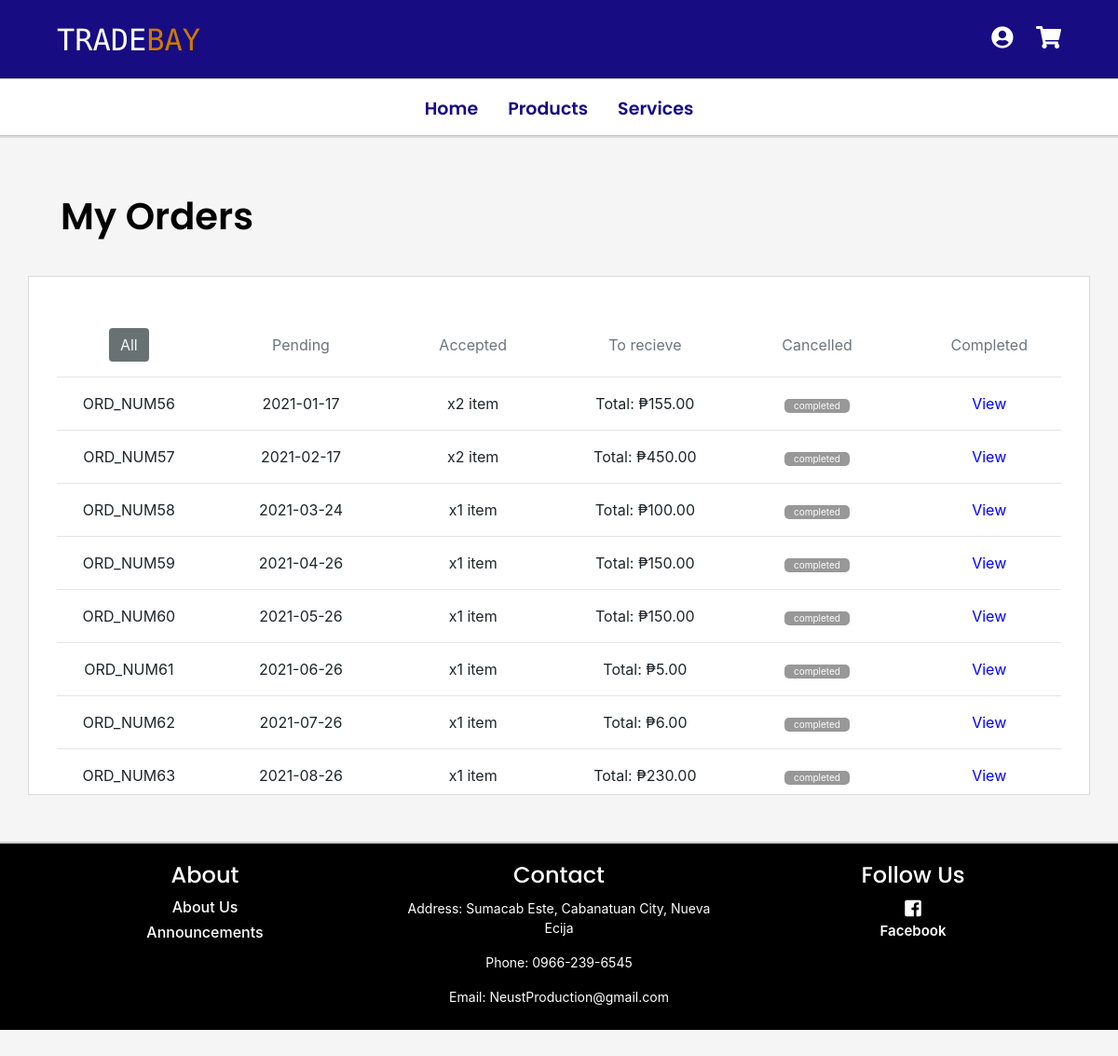
Page /orders.php?all=0 (signed in) on the committed database.
### tables this page shows
CREATE TABLE `order_details_tbl` (
  `order_details_id` int(10) NOT NULL,
  `date_ordered` date NOT NULL DEFAULT current_timestamp(),
  `status_date` timestamp NOT NULL DEFAULT current_timestamp() ON UPDATE current_timestamp(),
  `total` float NOT NULL,
  `status_id` int(10) NOT NULL,
  `customer_id` int(10) NOT NULL,
  `payment_type_id` int(10) NOT NULL,
  `shipping_details_id` int(10) NOT NULL
);

CREATE TABLE `status_tbl` (
  `status_id` int(10) NOT NULL,
  `status_description` varchar(25) NOT NULL
);

### orders.php (the view, shortened to what this page needs)
<?php
	include('include/header_user.php');
	$cus_id = $_SESSION['user_id'];
	if (isset($_GET['all'])){
		$sql_show_order = "SELECT * FROM order_details_tbl WHERE customer_id = '$cus_id'";
		$exe_show_order = mysqli_query($db, $sql_show_order);
		$show_order = mysqli_fetch_assoc($exe_show_order);
		?>
		<?php
	}
?>
<div class="nav-div1">
<ul class="nav justify-content-center">
    <li class="nav-item navli" >
      <a class="nav-link nav2 " href="index.php" >Home</a>
    </li>
    <li class="nav-item navli" >
      <a class="nav-link nav2 " href="products.php">Products</a>
    </li>
    <li class="nav-item navli" >
      <a class="nav-link nav2" href="services.php">Services</a>
    </li>
  </ul>
</div>
<hr class="hr2">
<body class="bcolor">
	<div class="container-md">
	<h3 class="order-title" >My Orders</h3>
	</div>
<div class="container-sm order-div1" >
		<div class="my_content">
			<div class="panel panel-default">
			  	<div class="panel-heading order-panel" >
			  	</div>
			  	<div class="panel-body">
			  		<div class="container order-body" >
			  			<table>
			  				<thead>
			  					<tr>
			  						<form method="GET">
			  							<div class="row order1" >
			  										<div class="col-sm row-order" >
			  										<center>
					  								<button style="outline: none; border: none;" class="but1 btn btn-outline-secondary" type="submit" name="all" value="0">All</button>
							  						</center>
							  						</div>
							  						<div class="col-sm row-order">
							  						<center>
					  									<button style="outline: none; border: none;" class="but2 btn btn-outline-secondary" type="submit" name="pen" value="1">Pending</button>
					  								</center>
							  						</div>
							  						<div class="col-sm row-order">
					  								<center>
							  						<button style="outline: none; border: none;" class="but3 btn btn-outline-secondary" type="submit" name="acc" value="2">Accepted</button>
							  						</center>
							  						</div>
			  										<div class="col-sm row-order" >
			  										<center>
			  										<button style="outline: none; border: none;" class="but6 btn btn-outline-secondary" type="submit" name="del" value="5">To recieve</button>
			  										</center>
							  						</div>
							  						<div class="col-sm row-order">
							  						<center>
					  									<button style="outline: none; border: none;" class="but4 btn btn-outline-secondary" type="submit" name="can" value="3">Cancelled</button>
					  								</center>
							  						</div>
							  						<div class="col-sm row-order">
							  						<center>
					  										<button style="outline: none; border: none;" class="but5 btn btn-outline-secondary" type="submit" name="com" value="4">Completed</button>
					  								</center>
							  						</div>
			  							</div>
			  						</form>
			  					</tr>
			  				</thead>
			  				<hr>
			  				<tbody>
			  					<?php
					  				if (mysqli_num_rows($exe_show_order) == 0) {
					  			?>
					  				<tr>
					  					<td colspan="5" style="text-align: center;"><td>
					  				</tr>
					  			<?php
					  				}
					  				else{
					  					do{
			  					?>
			  						<tr>
			  							<center>
			  							<div class="row">
					  								<div class="col-sm row1-order">
					  									<?php echo "ORD_NUM".$show_order['order_details_id']; ?>
					  								</div>
					  								<div class="col-sm row1-order order3" >
					  									<?php echo $show_order['date_ordered']; ?>
					  								</div>
					  								<div class="col-sm row1-order">
					  									<?php
						  									$sql_count_item = "SELECT count(order_details_id) AS items FROM order_items_tbl WHERE order_details_id = '$show_order[order_details_id]'";
															$exe_count_item = mysqli_query($db,$sql_count_item);
															$count_item = mysqli_fetch_assoc($exe_count_item);
															echo "x".$count_item['items']." item";
						  								?>
					  								</div>
					  								<div class="col-sm row1-order">
					  									<?php
						  									$sql_total = "SELECT total FROM order_details_tbl WHERE order_details_id = '$show_order[order_details_id]'";
															$exe_total = mysqli_query($db,$sql_total);
															$total = mysqli_fetch_assoc($exe_total);
															echo "Total: ₱".number_format($total['total'],2,".",",");
						  								?>
					  								</div>
					  								<div class="col-sm row1-order">
					  									<?php
						  									$sql_stat = "SELECT * FROM status_tbl WHERE status_id = '$show_order[status_id]'";
															$exe_stat = mysqli_query($db,$sql_stat);
															$stat = mysqli_fetch_assoc($exe_stat);
															if($stat['status_description'] == "pending"){
																?>
																	<button class="stat_but" type="button" style="background-color: #D67A0A;" disabled><?php echo $stat['status_description']; ?></button>
																<?php
															}else if($stat['status_description'] == "accepted"){
																?>
																	<button class="stat_but" type="button" style="background-color: #099707;" disabled><?php echo $stat['status_description']; ?></button>
																<?php
															}else if($stat['status_description'] == "to receive"){
																?>
																	<button class="stat_but" type="button" style="background-color: #2063E9;" disabled><?php echo $stat['status_description']; ?></button>
																<?php
															}else if($stat['status_description'] == "cancelled"){
																?>
																	<button class="stat_but" type="button" style="background-color: #B62517;" disabled><?php echo $stat['status_description']; ?></button>
																<?php
															}else if($stat['status_description'] == "completed"){
																?>
																	<button class="stat_but" type="button" style="background-color: #979897;" disabled><?php echo $stat['status_description']; ?></button>
																<?php
															}
						  								?>
					  								</div>
					  								<div class="col-sm row1-order">
					  									<form method="POST">
							  								<button type="submit" name="view_items" style="border: none; background: none; outline: none; color: blue">View</button>
						  								</form>
					  								</div>
			  						</div>
				  					</center>
			  						</tr>
			  						<hr>
			  					<?php
			  							}while($show_order = mysqli_fetch_assoc($exe_show_order));
			  						}
			  					?>
			  				</tbody>
			  			</table>
			  		</div>
				</div>
			</div>
		</div>
</div>
<?php
		include('include/footer_user.php');
 ?>
</body>

### style/Customerstyle.css (style rules this page uses)
* { margin: 0; padding: 0; box-sizing: border-box; }
body { font-family: 'Poppins', sans-serif; }
.bcolor { background-color: #f5f5f5; }
.nav { padding: 10px 0px !important; }
.navli { font-size: 19px; }
.hr2 { margin: 0px; background-color: #dbdbdb; height: 1.5px; }
.nav-div1 { background-color: white; height: 60px; width: 100% !important; }
.stat_but { border:none; border-radius: 5px; width: 70px; color: white; font-size: 10px; }
.order-title { margin: 60px 0px 5px 20px; font-weight: 600; color: black; font-size: 40px; margin-bottom: 40px; font-family: 'Poppins'; }
.order-div1 { border:1px solid; border-color: #dbdbdb; margin-top: 30px; background-color: white; }
.order-panel { height: 55px; }
.order-body { width: 100% !important; height: 500px; overflow: auto; }
.order1 { margin-bottom: 10px; }
.order3 { min-width: 150px !important; }
a { text-decoration: none !important; color: #eeeeee; font-weight: 600; }
.container { max-width: 1300px; margin: auto; padding-left: 25px; padding-right: 25px; }
.row { display: flex; align-items: center; flex-wrap: wrap; justify-content: space-around; }
.nav2 { color: #170c82; font-family: 'Poppins'; }

### orders.php (style rules this page uses)
.but1 { background-color: #697272 ; color: #F4F8F8; }

### rows in the picture
order_details_tbl: order_details_id "56", date_ordered "2021-01-17", items "2", total "155.00", status.status_description "completed"
order_details_tbl: order_details_id "57", date_ordered "2021-02-17", items "2", total "450.00", status.status_description "completed"
order_details_tbl: order_details_id "58", date_ordered "2021-03-24", items "1", total "100.00", status.status_description "completed"
order_details_tbl: order_details_id "59", date_ordered "2021-04-26", items "1", total "150.00", status.status_description "completed"
order_details_tbl: order_details_id "60", date_ordered "2021-05-26", items "1", total "150.00", status.status_description "completed"
order_details_tbl: order_details_id "61", date_ordered "2021-06-26", items "1", total "5.00", status.status_description "completed"
order_details_tbl: order_details_id "62", date_ordered "2021-07-26", items "1", total "6.00", status.status_description "completed"
order_details_tbl: order_details_id "63", date_ordered "2021-08-26", items "1", total "230.00", status.status_description "completed"
